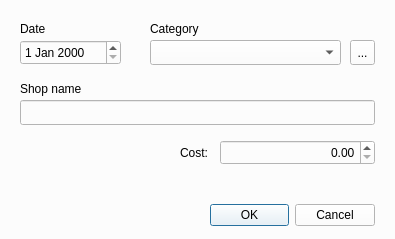
<?xml version="1.0" encoding="UTF-8"?>
<ui version="4.0">
 <class>ExpenseDialog</class>
 <widget class="QDialog" name="ExpenseDialog">
  <property name="windowModality">
   <enum>Qt::ApplicationModal</enum>
  </property>
  <property name="geometry">
   <rect>
    <x>0</x>
    <y>0</y>
    <width>395</width>
    <height>239</height>
   </rect>
  </property>
  <property name="palette">
   <palette>
    <active>
     <colorrole role="Button">
      <brush brushstyle="SolidPattern">
       <color alpha="255">
        <red>252</red>
        <green>252</green>
        <blue>252</blue>
       </color>
      </brush>
     </colorrole>
     <colorrole role="Base">
      <brush brushstyle="SolidPattern">
       <color alpha="255">
        <red>252</red>
        <green>252</green>
        <blue>252</blue>
       </color>
      </brush>
     </colorrole>
     <colorrole role="Window">
      <brush brushstyle="SolidPattern">
       <color alpha="255">
        <red>252</red>
        <green>252</green>
        <blue>252</blue>
       </color>
      </brush>
     </colorrole>
    </active>
    <inactive>
     <colorrole role="Button">
      <brush brushstyle="SolidPattern">
       <color alpha="255">
        <red>252</red>
        <green>252</green>
        <blue>252</blue>
       </color>
      </brush>
     </colorrole>
     <colorrole role="Base">
      <brush brushstyle="SolidPattern">
       <color alpha="255">
        <red>252</red>
        <green>252</green>
        <blue>252</blue>
       </color>
      </brush>
     </colorrole>
     <colorrole role="Window">
      <brush brushstyle="SolidPattern">
       <color alpha="255">
        <red>252</red>
        <green>252</green>
        <blue>252</blue>
       </color>
      </brush>
     </colorrole>
    </inactive>
    <disabled>
     <colorrole role="Button">
      <brush brushstyle="SolidPattern">
       <color alpha="255">
        <red>252</red>
        <green>252</green>
        <blue>252</blue>
       </color>
      </brush>
     </colorrole>
     <colorrole role="Base">
      <brush brushstyle="SolidPattern">
       <color alpha="255">
        <red>252</red>
        <green>252</green>
        <blue>252</blue>
       </color>
      </brush>
     </colorrole>
     <colorrole role="Window">
      <brush brushstyle="SolidPattern">
       <color alpha="255">
        <red>252</red>
        <green>252</green>
        <blue>252</blue>
       </color>
      </brush>
     </colorrole>
    </disabled>
   </palette>
  </property>
  <property name="windowTitle">
   <string>Add expense</string>
  </property>
  <property name="styleSheet">
   <string notr="true">background-color: rgb(252, 252, 252);</string>
  </property>
  <widget class="QDialogButtonBox" name="btnBox">
   <property name="geometry">
    <rect>
     <x>210</x>
     <y>200</y>
     <width>165</width>
     <height>31</height>
    </rect>
   </property>
   <property name="orientation">
    <enum>Qt::Horizontal</enum>
   </property>
   <property name="standardButtons">
    <set>QDialogButtonBox::Cancel|QDialogButtonBox::Ok</set>
   </property>
  </widget>
  <widget class="QDateEdit" name="dtDate">
   <property name="geometry">
    <rect>
     <x>20</x>
     <y>40</y>
     <width>101</width>
     <height>25</height>
    </rect>
   </property>
  </widget>
  <widget class="QComboBox" name="cbCategory">
   <property name="geometry">
    <rect>
     <x>150</x>
     <y>40</y>
     <width>191</width>
     <height>25</height>
    </rect>
   </property>
   <property name="styleSheet">
    <string notr="true">selection-background-color: rgb(153, 193, 241);</string>
   </property>
  </widget>
  <widget class="QLabel" name="lblDate">
   <property name="geometry">
    <rect>
     <x>20</x>
     <y>20</y>
     <width>67</width>
     <height>17</height>
    </rect>
   </property>
   <property name="text">
    <string>Date</string>
   </property>
  </widget>
  <widget class="QLabel" name="lblCategory">
   <property name="geometry">
    <rect>
     <x>150</x>
     <y>20</y>
     <width>67</width>
     <height>17</height>
    </rect>
   </property>
   <property name="text">
    <string>Category</string>
   </property>
  </widget>
  <widget class="QToolButton" name="btnAddCategory">
   <property name="geometry">
    <rect>
     <x>350</x>
     <y>40</y>
     <width>25</width>
     <height>25</height>
    </rect>
   </property>
   <property name="text">
    <string>...</string>
   </property>
   <property name="icon">
    <iconset theme="document-new">
     <normaloff>.</normaloff>.</iconset>
   </property>
   <property name="iconSize">
    <size>
     <width>25</width>
     <height>25</height>
    </size>
   </property>
  </widget>
  <widget class="QLineEdit" name="edtShopName">
   <property name="geometry">
    <rect>
     <x>20</x>
     <y>100</y>
     <width>355</width>
     <height>25</height>
    </rect>
   </property>
  </widget>
  <widget class="QLabel" name="lblShopName">
   <property name="geometry">
    <rect>
     <x>20</x>
     <y>80</y>
     <width>81</width>
     <height>17</height>
    </rect>
   </property>
   <property name="text">
    <string>Shop name</string>
   </property>
  </widget>
  <widget class="QDoubleSpinBox" name="dsbExpense">
   <property name="geometry">
    <rect>
     <x>220</x>
     <y>140</y>
     <width>155</width>
     <height>25</height>
    </rect>
   </property>
   <property name="alignment">
    <set>Qt::AlignRight|Qt::AlignTrailing|Qt::AlignVCenter</set>
   </property>
   <property name="maximum">
    <double>1000000000000000042420637374017961984.000000000000000</double>
   </property>
  </widget>
  <widget class="QLabel" name="lblCost">
   <property name="geometry">
    <rect>
     <x>180</x>
     <y>140</y>
     <width>40</width>
     <height>25</height>
    </rect>
   </property>
   <property name="frameShape">
    <enum>QFrame::NoFrame</enum>
   </property>
   <property name="text">
    <string>Cost: </string>
   </property>
  </widget>
 </widget>
 <resources/>
 <connections>
  <connection>
   <sender>btnBox</sender>
   <signal>accepted()</signal>
   <receiver>ExpenseDialog</receiver>
   <slot>accept()</slot>
   <hints>
    <hint type="sourcelabel">
     <x>248</x>
     <y>254</y>
    </hint>
    <hint type="destinationlabel">
     <x>157</x>
     <y>274</y>
    </hint>
   </hints>
  </connection>
  <connection>
   <sender>btnBox</sender>
   <signal>rejected()</signal>
   <receiver>ExpenseDialog</receiver>
   <slot>reject()</slot>
   <hints>
    <hint type="sourcelabel">
     <x>316</x>
     <y>260</y>
    </hint>
    <hint type="destinationlabel">
     <x>286</x>
     <y>274</y>
    </hint>
   </hints>
  </connection>
 </connections>
</ui>
